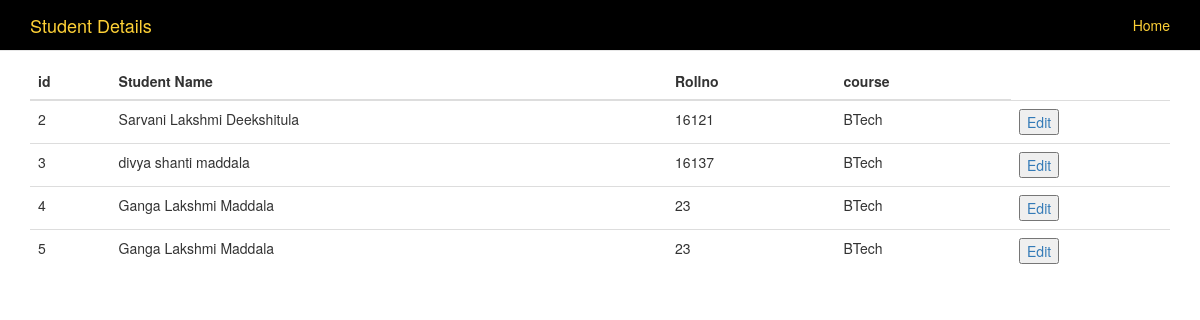
The page /faculty/students/ on the database its author committed.
### StudentLogin/models.py (models this page shows)
class Student_details(models.Model):
    user = models.ForeignKey(User, on_delete=models.CASCADE, default=0)
    name = models.CharField(max_length=50)
    middleName = models.CharField(max_length=50)
    lastName = models.CharField(max_length=50)
    eligibility = models.CharField(choices=ELIGIBILITY_CHOICES, max_length=50,blank=True)
    course = models.CharField(choices=COURSE_CHOICES, max_length=50,blank=True)
    branch = models.CharField(choices=BRANCHES, max_length=50,blank=True)
    rollno = models.CharField(max_length=50)
    massOffer = models.IntegerField(default=0)
    PlacementStatus = models.CharField(choices=STATUS,max_length=50)
    PlacementStatusFinal = models.BooleanField(default=True)
    campus = models.CharField(choices=CAMPUS, max_length=50)
    gender = models.CharField(choices=GENDER, max_length=50)
    DOB = models.DateField()
    tenth_percentage = models.IntegerField(default=0)
    twelth_percentage = models.IntegerField(default=0)
    s1 = models.IntegerField(default=0)
    s2 = models.IntegerField(default=0)
    s3 = models.IntegerField(default=0)
    s4 = models.IntegerField(default=0)
    s5 = models.IntegerField(default=0)
    s5 = models.IntegerField(default=0)
    s6 = models.IntegerField(default=0)
    CGPA = models.IntegerField(default=0)
    no_of_current_Arrears = models.IntegerField(default=0)
    no_of_history_Arrears = models.IntegerField(default=0)
    stay = models.CharField(choices=STAY_CHOICES, max_length=50,blank=True)
    Internship_details = models.TextField()
    job_Interest = models.CharField(choices=JOB_CHOICES, max_length=50,blank=True)
    tenth_board = models.CharField(choices=BOARD, max_length=50,blank=True)
    tenth_year_of_passing = models.IntegerField()
    twelth_board = models.CharField(choices=BOARD, max_length=50,blank=True)
    twelth_year_of_passing = models.IntegerField()
    gap_in_studies_with_reason = models.TextField()
    permanent_address = models.TextField()
    district = models.CharField(max_length=50)
    state = models.CharField(max_length=20)
    country = models.CharField(max_length=20)
    pin = models.IntegerField()
    contact = models.IntegerField()
    UG_marks = models.IntegerField()
    UG_aggr = models.IntegerField()
    course_PG = models.CharField(max_length=50)
    UG_specialiazation = models.CharField(max_length=50)
    UG_college = models.CharField(max_length=50)
    UG_year_of_passing = models.IntegerField()
    gate_score = models.IntegerField()
    Applicable_to_PG = models.CharField(max_length=50)
    ob_profile = models.CharField(max_length=50)
    expr = models.CharField(max_length=50)

### faculty/views.py (the view)
class StudentList(ListView):
    template_name = 'faculty/display.html'
    model = Student_details

### faculty/templates/faculty/display.html (shortened to what this page needs)
<!DOCTYPE html>
<html>
<head>
  <link rel="stylesheet" href="https://maxcdn.bootstrapcdn.com/bootstrap/3.3.7/css/bootstrap.min.css">
</head>
<body id="page-top" class="index">
<nav id="mainNav" class="navbar navbar-default navbar-custom navbar-fixed-top">
        <div class="container">
            <div class="navbar-header page-scroll">
                <a class="navbar-brand page-scroll" style="color: #fed136" href="#page-top">Student Details</a>
            </div>
            <div class="collapse navbar-collapse" id="bs-example-navbar-collapse-1">
                <ul class="nav navbar-nav navbar-right">
                    <li>
                        <a href="http://127.0.0.1:8000/faculty/home/" style="color: #fed136">Home</a>
                    </li>
                </ul>
            </div>
        </div>
    </nav>
<div class="container" id="table">
  <h2>.</h2>
  <div class="table-responsive">
  <table class="table">
    <thead>
      <tr>
        <th>id</th>
        <th>Student Name</th>
        <th>Rollno</th>
        <th>course</th>
      </tr>
    </thead>
    <tbody>
      {% for Student_details in object_list %}
      <tr>
        <td>{{ Student_details.id }}</td>
        <td>{{ Student_details.name }} {{ Student_details.middleName }} {{ Student_details.lastName }}</td>
        <td>{{ Student_details.rollno }}</td>
        <td>{{ Student_details.course }}</td>
        <td><a href="{% url 'upload' Student_details.id %}"><button type="submit">Edit</button></a></td>
      </tr>
      {% endfor %}
    </tbody>
  </table>
  </div>
</div>
</body>
</html>

### faculty/templates/faculty/display.html (style rules this page uses)
#mainNav { background-color: black; margin: 0px 0px 10px 0px; }

### rows shown on the page
Student_details: id "2", name "Sarvani", middleName "Lakshmi", lastName "Deekshitula", rollno "16121", course "BTech"
Student_details: id "3", name "divya", middleName "shanti", lastName "maddala", rollno "16137", course "BTech"
Student_details: id "4", name "Ganga", middleName "Lakshmi", lastName "Maddala", rollno "23", course "BTech"
Student_details: id "5", name "Ganga", middleName "Lakshmi", lastName "Maddala", rollno "23", course "BTech"
